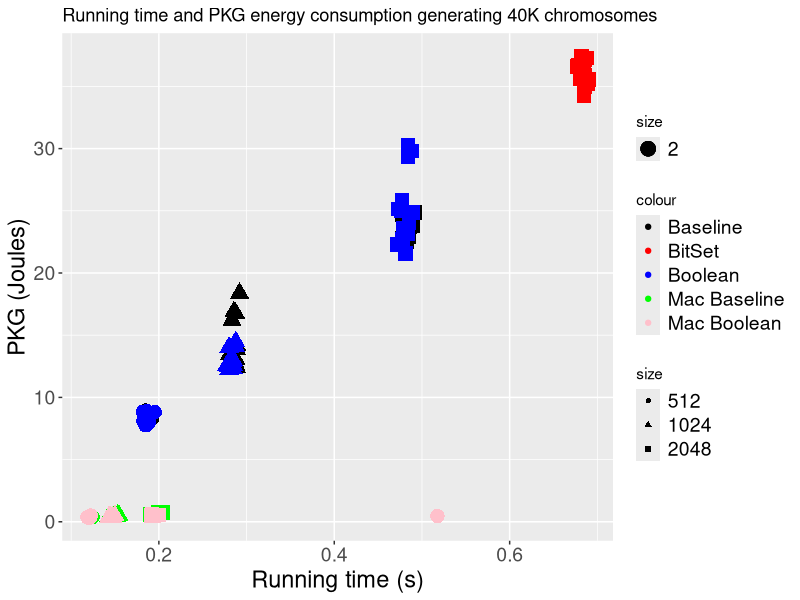
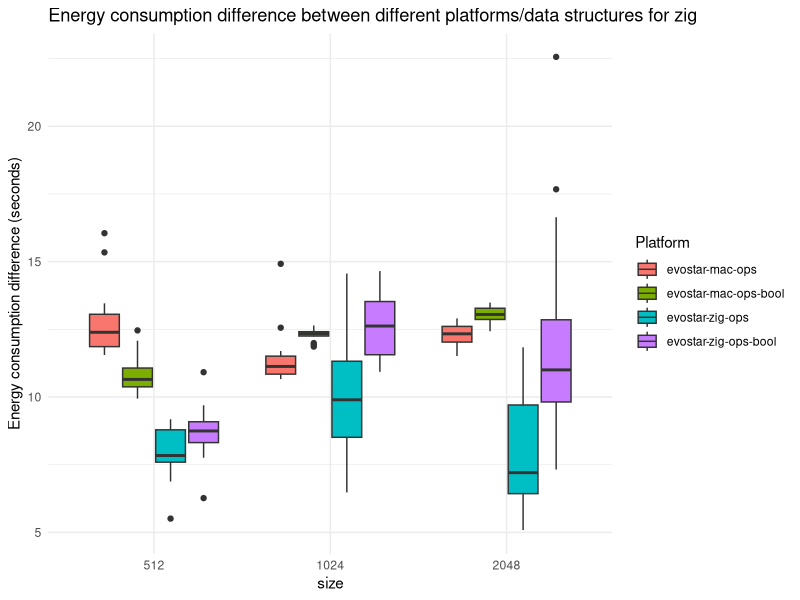
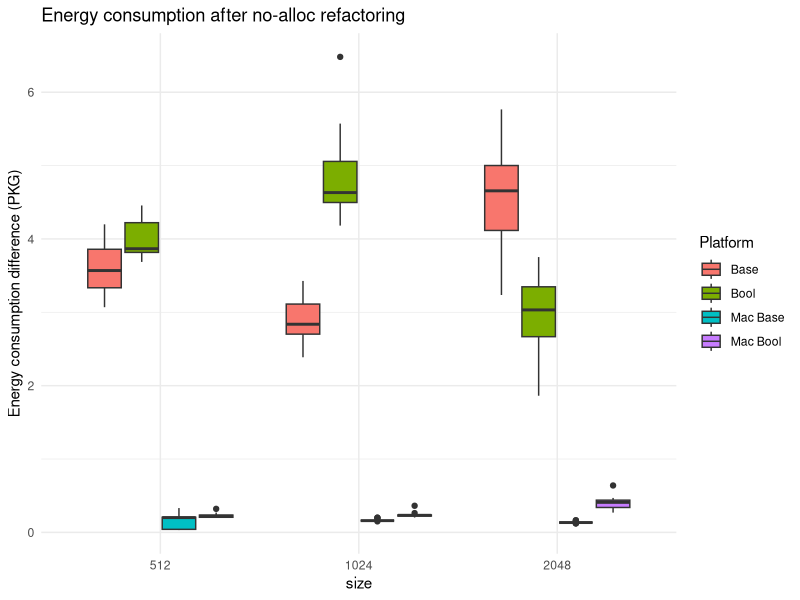
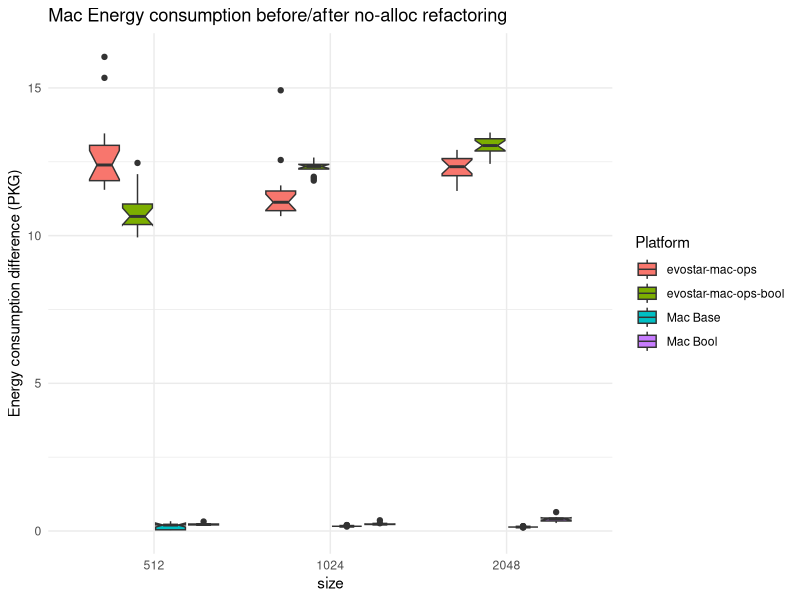

Here is the R script that generated these plots, in order:
## ----evostar.zig.gen, echo=F, message=F, fig.pos="h!tb", fig.height=3, fig.cap="Average running time and PKG energy consumption generating 40K chromosomes for the different parametrizations used (represented with different colors); dot shape represents the chromosome size."----
library(ggplot2)

generate.chromosomes <- read.csv("../data/evostar-zig-gen-19-Mar-09-31-21.csv")
generate.chromosomes$size <- as.factor(generate.chromosomes$size)

generate.chromosomes.bool <- read.csv("../data/evostar-zig-gen-bool-19-Mar-09-30-40.csv")
generate.chromosomes.bool$size <- as.factor(generate.chromosomes.bool$size)

generate.chromosomes.bitset <- read.csv("../data/evostar-zig-bitset-gen-20-Mar-12-18-47.csv")
generate.chromosomes.bitset$size <- as.factor(generate.chromosomes.bitset$size)

generate.chromosomes.mac <- read.csv("../data/evostar-mac-gen-19-Mar-11-05-41.csv")
generate.chromosomes.mac$PKG <- generate.chromosomes.mac$ECPU + generate.chromosomes.mac$PCPU + generate.chromosomes.mac$RAM
generate.chromosomes.mac$size <- as.factor(generate.chromosomes.mac$size)

generate.chromosomes.mac.bool <- read.csv("../data/evostar-mac-gen-bool-19-Mar-10-33-29.csv")
generate.chromosomes.mac.bool$PKG <- generate.chromosomes.mac.bool$ECPU + generate.chromosomes.mac.bool$PCPU + generate.chromosomes.mac.bool$RAM
generate.chromosomes.mac.bool$size <- as.factor(generate.chromosomes.mac.bool$size)

ggplot(generate.chromosomes, aes(x=seconds, y=PKG, color="Baseline", shape=size,size=2)) +
  geom_point() +
  geom_point(data=generate.chromosomes.bitset, aes(x=seconds, y=PKG, color="BitSet", shape=size)) +
  geom_point(data=generate.chromosomes.bool, aes(x=seconds, y=PKG, color="Boolean", shape=size)) +
  geom_point(data=generate.chromosomes.mac, aes(x=seconds, y=PKG, color="Mac Baseline", shape=size)) +
  geom_point(data=generate.chromosomes.mac.bool, aes(x=seconds, y=PKG, color="Mac Boolean", shape=size)) +
  scale_color_manual(values=c("black", "red", "blue", "green","pink")) +
  labs(title="Running time and PKG energy consumption generating 40K chromosomes",
       x="Running time (s)", y="PKG (Joules)") +
  theme(axis.text=element_text(size=14), axis.title=element_text(size=17), legend.text=element_text(size=14))
  theme_minimal()
save(generate.chromosomes,file="zig-evostar-Fig-1-generate-chromosomes.RData")

## ----evostar.combined.ops.base, echo=F, message=F, fig.pos="h!tb", fig.height=3, fig.cap="Boxplot of PKG energy consumption processing 40K chromosomes via crossover, mutation and ONEMAX for different combinations of optimization techniques and platforms in Zig"----
library(dplyr)

generate.chromosomes %>% group_by( size ) %>% summarise( mean.pkg = mean( PKG ), mean.seconds = mean( seconds ) ) -> generate.chromosomes.avg
generate.avgs.seconds <- c(rep( generate.chromosomes.avg$mean.seconds[1], 15),
                               rep( generate.chromosomes.avg$mean.seconds[2], 15),
                               rep( generate.chromosomes.avg$mean.seconds[3], 15))
generate.avgs.pkg <- c(rep( generate.chromosomes.avg$mean.pkg[1], 15),
                           rep( generate.chromosomes.avg$mean.pkg[2], 15),
                           rep( generate.chromosomes.avg$mean.pkg[3], 15))

combined.ops <- read.csv("../data/evostar-zig-ops-19-Mar-09-32-38.csv")
combined.ops$size <- as.factor(combined.ops$size)

combined.ops$diff.seconds <- combined.ops$seconds - generate.avgs.seconds
combined.ops$diff.PKG <- combined.ops$PKG - generate.avgs.pkg

generate.chromosomes.bool %>% group_by( size ) %>% summarise( mean.pkg = mean( PKG ), mean.seconds = mean( seconds ) ) -> generate.chromosomes.bool.avg
generate.bool.avgs.seconds <- c(rep( generate.chromosomes.bool.avg$mean.seconds[1], 15),
                               rep( generate.chromosomes.bool.avg$mean.seconds[2], 15),
                               rep( generate.chromosomes.bool.avg$mean.seconds[3], 15))
generate.bool.avgs.pkg <- c(rep( generate.chromosomes.bool.avg$mean.pkg[1], 15),
                           rep( generate.chromosomes.bool.avg$mean.pkg[2], 15),
                           rep( generate.chromosomes.bool.avg$mean.pkg[3], 15))

combined.ops.bool <- read.csv("../data/evostar-zig-ops-bool-19-Mar-09-29-42.csv")
combined.ops.bool$size <- as.factor(combined.ops.bool$size)

combined.ops.bool$diff.seconds <- combined.ops.bool$seconds - generate.bool.avgs.seconds
combined.ops.bool$diff.PKG <- combined.ops.bool$PKG - generate.bool.avgs.pkg

generate.chromosomes.mac %>% group_by( size ) %>% summarise( mean.pkg = mean( PKG ), mean.seconds = mean( seconds ) ) -> generate.chromosomes.mac.avg
generate.mac.avgs.seconds <- c(rep( generate.chromosomes.mac.avg$mean.seconds[1], 15),
                               rep( generate.chromosomes.mac.avg$mean.seconds[2], 15),
                               rep( generate.chromosomes.mac.avg$mean.seconds[3], 15))
generate.mac.avgs.pkg <- c(rep( generate.chromosomes.mac.avg$mean.pkg[1], 15),
                           rep( generate.chromosomes.mac.avg$mean.pkg[2], 15),
                           rep( generate.chromosomes.mac.avg$mean.pkg[3], 15))

combined.ops.mac <- read.csv("../data/evostar-mac-ops-19-Mar-10-39-59.csv")
combined.ops.mac$PKG <- combined.ops.mac$ECPU + combined.ops.mac$PCPU + combined.ops.mac$RAM
combined.ops.mac$size <- as.factor(combined.ops.mac$size)
combined.ops.mac$diff.seconds <- combined.ops.mac$seconds - generate.mac.avgs.seconds
combined.ops.mac$diff.PKG <- combined.ops.mac$PKG - generate.mac.avgs.pkg
combined.ops.mac$Platform <- combined.ops.mac$Prefix

generate.chromosomes.mac.bool %>% group_by( size ) %>% summarise( mean.pkg = mean( PKG ), mean.seconds = mean( seconds ) ) -> generate.chromosomes.mac.bool.avg
generate.mac.bool.avgs.seconds <- c(rep( generate.chromosomes.mac.bool.avg$mean.seconds[1], 15),
                               rep( generate.chromosomes.mac.bool.avg$mean.seconds[2], 15),
                               rep( generate.chromosomes.mac.bool.avg$mean.seconds[3], 15))
generate.mac.bool.avgs.pkg <- c(rep( generate.chromosomes.mac.bool.avg$mean.pkg[1], 15),
                           rep( generate.chromosomes.mac.bool.avg$mean.pkg[2], 15),
                           rep( generate.chromosomes.mac.bool.avg$mean.pkg[3], 15))
combined.ops.mac.bool <- read.csv("../data/evostar-mac-ops-bool-19-Mar-10-36-18.csv")
combined.ops.mac.bool$PKG <- combined.ops.mac.bool$ECPU + combined.ops.mac.bool$PCPU + combined.ops.mac.bool$RAM
combined.ops.mac.bool$size <- as.factor(combined.ops.mac.bool$size)
combined.ops.mac.bool$diff.seconds <- combined.ops.mac.bool$seconds - generate.mac.bool.avgs.seconds
combined.ops.mac.bool$diff.PKG <- combined.ops.mac.bool$PKG - generate.mac.bool.avgs.pkg
combined.ops.mac.bool$Platform <- combined.ops.mac.bool$Prefix

all.combined.ops <- data.frame( Platform = c( combined.ops.mac$Platform, combined.ops.mac.bool$Platform, combined.ops$Platform, combined.ops.bool$Platform ),
                                size = c( combined.ops.mac$size, combined.ops.mac.bool$size, combined.ops$size, combined.ops.bool$size ),
                                diff.seconds = c( combined.ops.mac$diff.seconds, combined.ops.mac.bool$diff.seconds, combined.ops$diff.seconds, combined.ops.bool$diff.second ),
                                diff.PKG = c( combined.ops.mac$diff.PKG, combined.ops.mac.bool$diff.PKG, combined.ops$diff.PKG, combined.ops.bool$diff.PKG ) )

ds <- ggplot( data = all.combined.ops, aes( x = size, y = diff.PKG, fill=Platform ) ) +
  geom_boxplot()  +
  theme(axis.text=element_text(size=100), axis.title=element_text(size=90), legend.text=element_text(size=90))+
  labs( title = "Energy consumption difference between different platforms/data structures for zig", y = "Energy consumption difference (seconds)" )+
  theme_minimal()
save(all.combined.ops,file="zig-evostar-Fig-2-data-structures.RData")
ggsave("zig-evostar-Fig-2-data-structures.png", width=2400, height=1800, units="px",dpi=300,plot=ds)

## ----evostar.combined.ops.refactor, echo=F, message=F, fig.pos="h!tb", fig.height=3, fig.cap="Boxplot of PKG energy consumption processing 40K chromosomes via crossover, mutation and ONEMAX after crossover has been refactored"----

combined.ops.noalloc <- read.csv("../data/evostar-zig-ops-nx-noalloc-20-Mar-09-46-37.csv")
combined.ops.noalloc$size <- as.factor(combined.ops.noalloc$size)
combined.ops.noalloc$diff.seconds <- combined.ops.noalloc$seconds - generate.avgs.seconds
combined.ops.noalloc$diff.PKG <- combined.ops.noalloc$PKG - generate.avgs.pkg
combined.ops.noalloc$Platform <- "Base"

combined.ops.noalloc.bool <- read.csv("../data/evostar-zig-bool-ops-nx-noalloc-20-Mar-09-45-48.csv")
combined.ops.noalloc.bool$size <- as.factor(combined.ops.noalloc.bool$size)
combined.ops.noalloc.bool$diff.seconds <- combined.ops.noalloc.bool$seconds - generate.bool.avgs.seconds
combined.ops.noalloc.bool$diff.PKG <- combined.ops.noalloc.bool$PKG - generate.bool.avgs.pkg
combined.ops.noalloc.bool$Platform <- "Bool"

combined.ops.mac.noalloc <- read.csv("../data/evostar-zig-mac-ops-nx-noalloc-20-Mar-09-52-13.csv")
combined.ops.mac.noalloc$PKG <- combined.ops.mac.noalloc$ECPU + combined.ops.mac.noalloc$PCPU + combined.ops.mac.noalloc$RAM
combined.ops.mac.noalloc$size <- as.factor(combined.ops.mac.noalloc$size)
combined.ops.mac.noalloc$diff.seconds <- combined.ops.mac.noalloc$seconds - generate.mac.avgs.seconds
combined.ops.mac.noalloc$diff.PKG <- combined.ops.mac.noalloc$PKG - generate.mac.avgs.pkg
combined.ops.mac.noalloc$Platform <- "Mac Base"

combined.ops.mac.noalloc.bool <- read.csv("../data/evostar-zig-mac-bool-ops-nx-noalloc-20-Mar-09-50-15.csv")
combined.ops.mac.noalloc.bool$PKG <- combined.ops.mac.noalloc.bool$ECPU + combined.ops.mac.noalloc.bool$PCPU + combined.ops.mac.noalloc.bool$RAM
combined.ops.mac.noalloc.bool$size <- as.factor(combined.ops.mac.noalloc.bool$size)
combined.ops.mac.noalloc.bool$diff.seconds <- combined.ops.mac.noalloc.bool$seconds - generate.mac.bool.avgs.seconds
combined.ops.mac.noalloc.bool$diff.PKG <- combined.ops.mac.noalloc.bool$PKG - generate.mac.bool.avgs.pkg
combined.ops.mac.noalloc.bool$Platform <- "Mac Bool"

all.combined.ops.noalloc <- data.frame( Platform = c( combined.ops.mac.noalloc$Platform, combined.ops.mac.noalloc.bool$Platform, combined.ops.noalloc$Platform, combined.ops.noalloc.bool$Platform ),
                                size = c( combined.ops.mac.noalloc$size, combined.ops.mac.noalloc.bool$size, combined.ops.noalloc$size, combined.ops.noalloc.bool$size ),
                                diff.seconds = c( combined.ops.mac.noalloc$diff.seconds, combined.ops.mac.noalloc.bool$diff.seconds, combined.ops.noalloc$diff.seconds, combined.ops.noalloc.bool$diff.seconds ),
                                diff.PKG = c( combined.ops.mac.noalloc$diff.PKG, combined.ops.mac.noalloc.bool$diff.PKG, combined.ops.noalloc$diff.PKG, combined.ops.noalloc.bool$diff.PKG ) )

alloc.plot <- ggplot( data = all.combined.ops.noalloc, aes( x = size, y = diff.PKG, fill=Platform ) ) +
  geom_boxplot() +
  labs( title = "Energy consumption after no-alloc refactoring", y = "Energy consumption difference (PKG)" ) +
  theme(axis.text=element_text(size=100), axis.title=element_text(size=90), legend.text=element_text(size=90))+
  theme_minimal()
save(all.combined.ops.noalloc, file="zig-evostar-Fig-3-alloc-crossover.RData")
ggsave("zig-evostar-Fig-3-alloc-crossover.png", width=2400, height=1800, units="px",dpi=300,plot=alloc.plot)

# New for presentation

all.combined.ops <- rbind(all.combined.ops, all.combined.ops.noalloc)
all.combined.ops <- all.combined.ops[grepl("mac", all.combined.ops$Platform, ignore.case = TRUE),]
save(all.combined.ops, file="zig-evostar-Fig-4-mac-ops.RData")
all.combined.ops.plot <- ggplot( data = all.combined.ops, aes( x = size, y = diff.PKG, fill=Platform ) ) +
  geom_boxplot(notch=TRUE) +
  labs( title = "Mac Energy consumption before/after no-alloc refactoring", y = "Energy consumption difference (PKG)" ) +
  theme(axis.text=element_text(size=100), axis.title=element_text(size=90), legend.text=element_text(size=90))+
  theme_minimal()

ggsave("zig-evostar-Fig-4-mac-ops.png", width=2400, height=1800, units="px",dpi=300,plot=all.combined.ops.plot)

all.combined.ops %>% group_by(Platform, size) %>% summarise(mean=mean(diff.PKG), sd=sd(diff.PKG)) %>% arrange(Platform, size) -> summary.all.combined.ops
save(summary.all.combined.ops, file="zig-evostar-Fig-4-mac-ops-summary.RData")
library(knitr)
# 2 precision digits table
summary.all.combined.ops %>% kable(digits=2)
